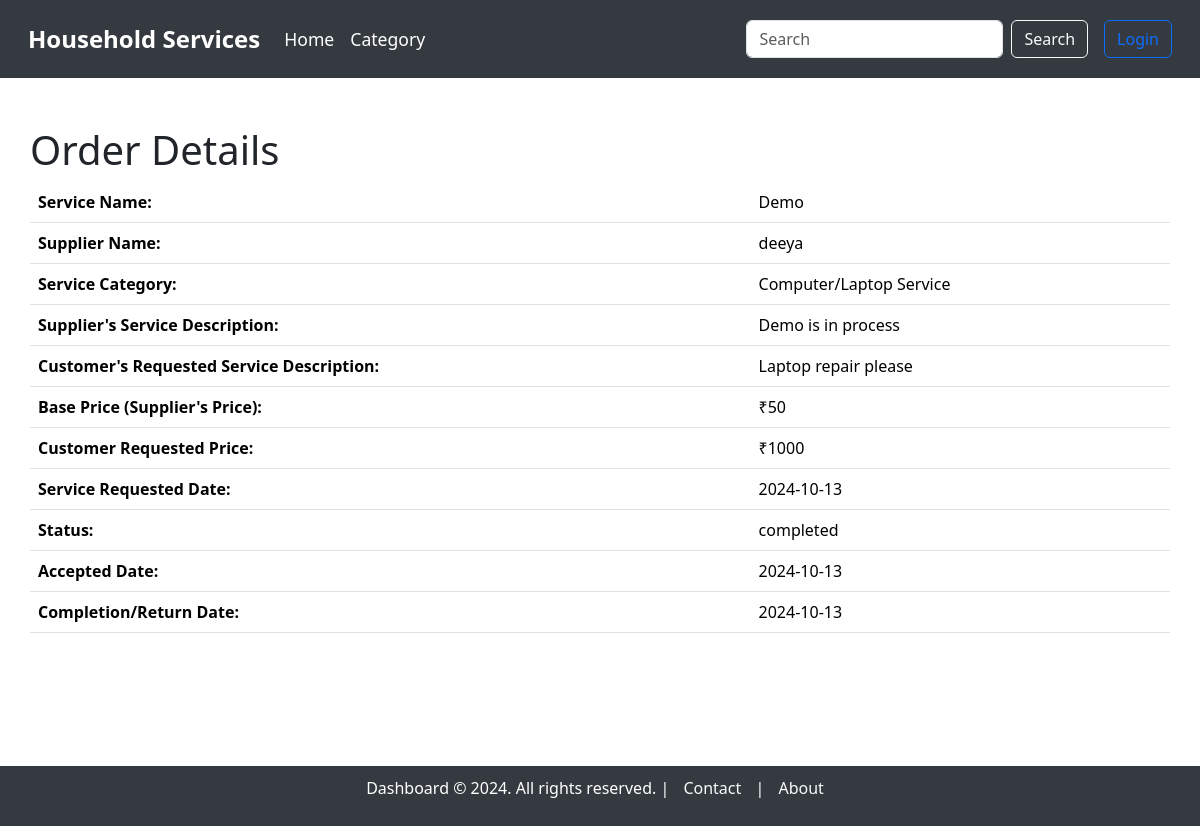
Before: /order_details/1 with the older database file.
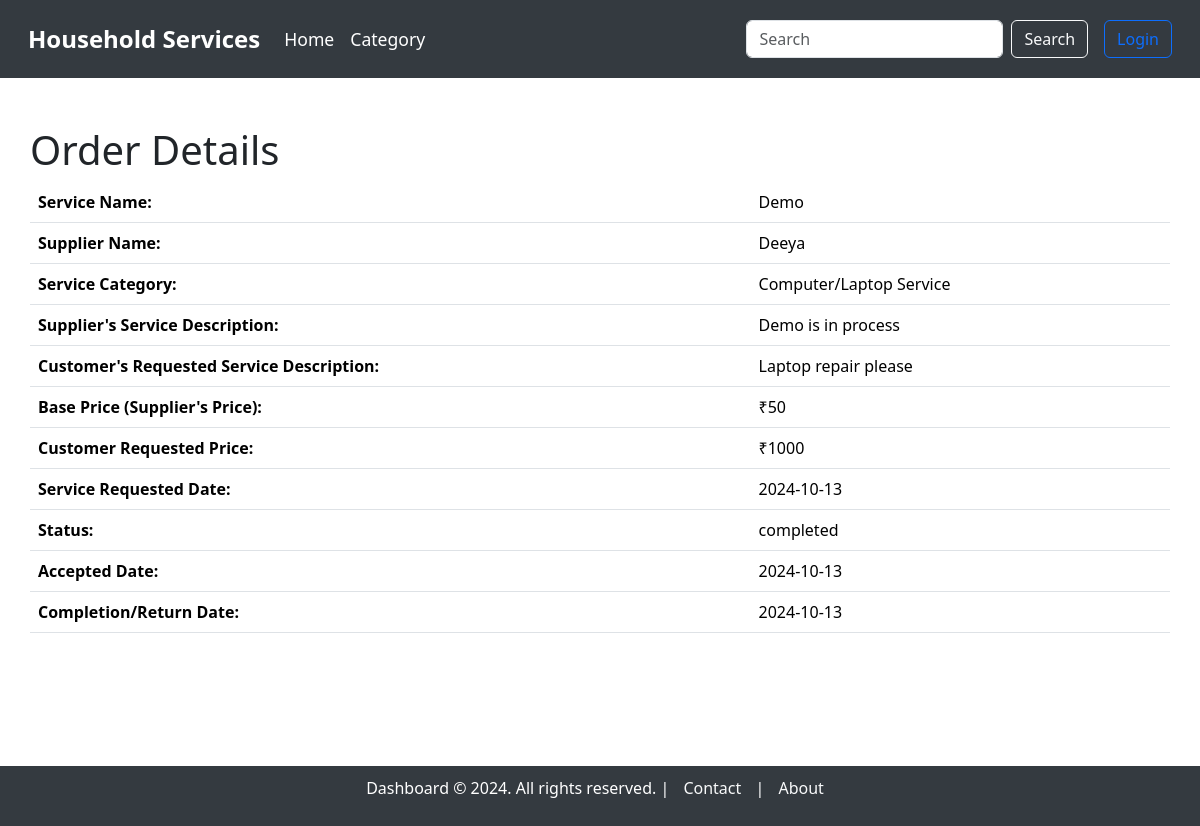
After: the same page with the newer database file.
### model.py (models this page shows, shortened)
class User(db.Model):
    __tablename__ = "users"
    user_id = db.Column(db.Integer, autoincrement=True, primary_key=True)
    full_name = db.Column(db.String, nullable=False)
    username = db.Column(db.String, unique=True, nullable=False)
    email = db.Column(db.String, unique=True, nullable=False)
    password = db.Column(db.String, nullable=False)
    address = db.Column(db.String, nullable=False)
    pincode = db.Column(db.String, nullable=False)
    role = db.Column(db.String, nullable=False)  # 'customer' or 'supplier'
    service_name = db.Column(db.String)  # Only applicable if the user is a supplier
    experience_years = db.Column(db.Integer)  # Only applicable if the user is a supplier
    document = db.Column(db.String)  # Path or name of the uploaded document, only for suppliers

### main.py (the view)
@app.route('/order_details/<int:service_request_id>')
def order_details(service_request_id):
    service_request = ServiceRequest.query.get_or_404(service_request_id)
    return render_template('service_requests/order_details.html', service_request=service_request)

### templates/service_requests/order_details.html (shortened to what this page needs)
{% extends 'base_dashboard.html' %}
{% block content %}
<div class="container mt-5">
    <h1>Order Details</h1>
    <table class="table">
        <tbody>
            <tr>
                <th>Service Name:</th>
                <td>{{ service_request.service.service_name }}</td>
            </tr>
            <tr>
                <th>Supplier Name:</th>
                <td>{{ service_request.service.supplier.full_name }}</td>
            </tr>
            <tr>
                <th>Service Category:</th>
                <td>{{ service_request.service.category.category_name }}</td>
            </tr>
            <tr>
                <th>Supplier's Service Description:</th>
                <td>{{ service_request.service.service_description }}</td>
            </tr>
            <tr>
                <th>Customer's Requested Service Description:</th>
                <td>{{ service_request.service_description }}</td>
            </tr>
            <tr>
                <th>Base Price (Supplier's Price):</th>
                <td>₹{{ service_request.service.price }}</td>
            </tr>
            <tr>
                <th>Customer Requested Price:</th>
                <td>₹{{ service_request.price }}</td>
            </tr>
            <tr>
                <th>Service Requested Date:</th>
                <td>{{ service_request.date_requested.strftime('%Y-%m-%d') }}</td>
            </tr>
            <tr>
                <th>Status:</th>
                <td>{{ service_request.status }}</td>
            </tr>
            <tr>
                <th>Accepted Date:</th>
                <td>{{ service_request.date_issued.strftime('%Y-%m-%d') if service_request.date_issued else 'N/A' }}</td>
            </tr>
            <tr>
                <th>Completion/Return Date:</th>
                <td>
                    {% if service_request.status == 'completed' %}
                        {{ service_request.date_completed.strftime('%Y-%m-%d') if service_request.date_completed else 'N/A' }}
                    {% elif service_request.status == 'returned' %}
                        {{ service_request.date_returned.strftime('%Y-%m-%d') if service_request.date_returned else 'N/A' }}
                    {% else %}
                        N/A
                    {% endif %}
                </td>
            </tr>
        </tbody>
    </table>
</div>
{% endblock %}

Changed rows visible on the page:
changed User: service.supplier.full_name "deeya" → "Deeya"
